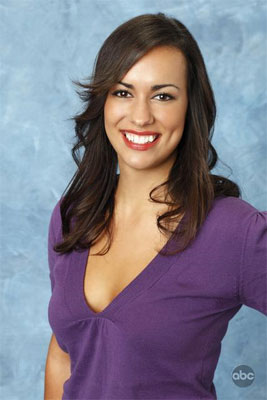
#> input picture bachelorette_pics/bachelorette0.jpg, 267 x 400 px; its folder holds 4 pictures in this run
$ jupyter execute --allow-errors 'Final Project -- Images.ipynb'   (shell and % lines are left out)   (Python 2 division)   (older library calls are emulated)
#> lines starting #> are read from the running program, lines starting #| are printed output that depends on the picture
#*The Bachelor*: Image Processing and Analytics
Cusworth, Heal, Leinicke, Rodriguez.

We obtain (scrape) photos of most contestants from Seasons 13-19 of *The Bachelor*. We register (align) the grayscale images, crop them to a small region containing only the face and face-framing hair, then perform PCA on those cropped images. We then examine the contestants' varying levels of success as represented by the projection of the images onto the first two principal components. We see that in this PC-1&2 space, the 'winners' and 'runners up' classes can be separated by a linear classifier.

Due to the high dimensionality of this data set, we would give this notebook about **2 hours** to run.

#1. Scrape Data

[cell 1]
import numpy as np
import scipy as sp
import matplotlib as mpl
import matplotlib.cm as cm
import matplotlib.pyplot as plt
import pandas as pd
import time
pd.set_option('display.width', 500)
pd.set_option('display.max_columns', 100)
pd.set_option('display.notebook_repr_html', True)
import seaborn as sns
sns.set_style("whitegrid")
sns.set_context("poster")

from pyquery import PyQuery as pq
from bs4 import BeautifulSoup
import requests

This 'sirlinksalot' seemed like a really promising place to find photos. It pointed us in the direction of other good sites too!

[cell 2]
linkVec = []
#> (the rest of this cell did not finish here and is left out)

[cell 3]
print len(linkVec)

[cell 4]
#sort our vector to group similar website roots
linkVec = sorted(linkVec[0:20])

[cell 5]
archivedLinkVec = []
count = 0;
length = len(linkVec)
for thisLink in linkVec:
    allLinkPage=requests.get("https://web.archive.org/web/*/" + thisLink)
    soup = BeautifulSoup(allLinkPage.text, "html.parser")
    if soup.find_all("div", attrs={"class": "date captures"}):
        row = soup.find_all("div", attrs={"class": "date captures"})[0]
        row = row.find("a").get("href")
        archivedLinkVec.append(str("https://web.archive.org" + row))
    count = count+1
    #print count, " out of ", length, " done"

[cell 6]
#we can assume that each article from the Examiner website will have similar HTML formatting.
#So let us also note the root page.
rootPage = []
for link in archivedLinkVec:
    first = 50#link.find("www")
    last = link.find(".com")+4
    rootPage.append(link[first:last])

[cell 7]
#collect into a data frame
linkDF = pd.DataFrame()
linkDF['archived_link']=archivedLinkVec
linkDF['root_page']= rootPage

[cell 8]
myGroups = linkDF.groupby('root_page')

[cell 9]
count=0
for group in linkDF.root_page.unique():
    if group:
        count = count+1
#> `img0 = Image.open("bachelorette_pics/bachelorette%d.jpg" % count).conv..`:
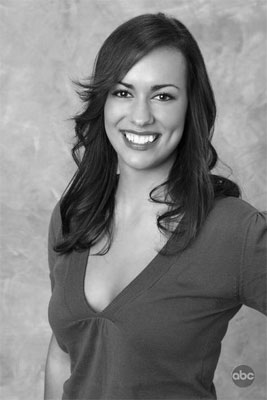
#> img0: PIL image 267x400 LA; mean R, G, B, A 125.6, 125.6, 125.6, 255
#> `img1 = np.array(img0.getdata())`: img1 = 106800 pairs, first value 0 to 254, second value 255 to 255
#> `img2 = (img1[:,1]-img1[:,0]).reshape(img0.size[1], img0.size[0])`:
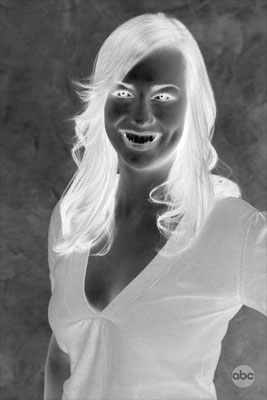
#> img2: shape (400, 267) int64; min 1, max 255, mean 129.4
#> pass 2 of the loop `for count in viableIndices:`:
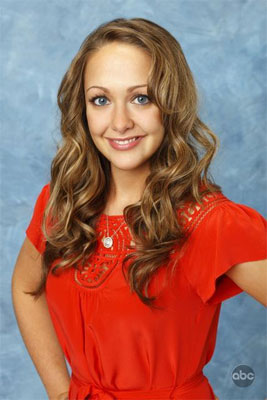
#> input picture bachelorette_pics/bachelorette1.jpg, 267 x 400 px
#> `img0 = Image.open("bachelorette_pics/bachelorette%d.jpg" % count).conv..`:
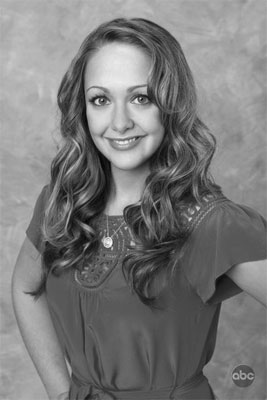
#> img0: PIL image 267x400 LA; mean R, G, B, A 121.9, 121.9, 121.9, 255
#> img1 = 106800 pairs, first value 3 to 253, second value 255 to 255
#> `img2 = (img1[:,1]-img1[:,0]).reshape(img0.size[1], img0.size[0])`:
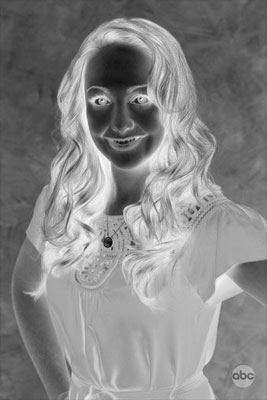
#> img2: shape (400, 267) int64; min 2, max 252, mean 133.1
print linkDF.root_page.unique()
print "There are",count, "unique groups." #this shows that the number of unique websites
                                          #whose formatting we need to learn is pretty limited.

[cell 10]
#SEASON 13 BLUE BACKGROUND
season13Names =[]
season13PicLinks=[]
season13Link = "http://www.buddytv.com/slideshows/meet-the-cast-of-the-bachelor-season-13.aspx"
#> (the rest of this cell did not finish here and is left out)

[cell 11]
#### SEASON 14 BLUE BACKGROUND
season14Link = "http://www.realitytea.com/2009/12/17/meet-the-25-bachelorettes-of-the-bachelor-14-on-the-wings-of-love-photos/"
season14PicLinks = []
season14Names = []
#> (the rest of this cell did not finish here and is left out)

[cell 12]
#SEASON 15 BLUE BACKGROUND
season15Link = "http://www.realitytea.com/2010/12/21/photos-meet-the-25-bachelorettes-of-brad-womacks-the-bachelor-15/"
season15PicLinks = []
season15Names=[]
#> (the rest of this cell did not finish here and is left out)

[cell 13]
#SEASON 16 BLUE BACKGROUND
season16Link = "http://www.realitytea.com/2011/12/12/photos-%E2%80%93-meet-the-25-bachelorettes-of-ben-flajnik%E2%80%99s-the-bachelor-season-16/"
season16PicLinks = []
season16Names = []
#> (the rest of this cell did not finish here and is left out)

[cell 14]
#SEASON 17 BLUE BACKGROUND
season17Link = "http://www.realitytea.com/2012/09/28/photos-meet-the-26-bachelorettes-of-sean-lowes-the-bachelor-season-17/"
season17PicLinks = []
season17Names = []
#> (the rest of this cell did not finish here and is left out)

[cell 15]
#SEASON 18 BLUE BACKGROUND
season18Links=["http://www.usmagazine.com/entertainment/pictures/the-bachelor-season-18-meet-juan-pablos-bachelorettes-2013412/343%d" % k for k in range(71,98)]
season18PicLinks = []
season18Names = []
#> (the rest of this cell did not finish here and is left out)

[cell 16]
#SEASON 19 BLUE BACKGROUND
season19Links = "http://www.accesshollywood.com/galleries/meet-bachelor-chris-soules-30-farm-girls-in-training-4692"
season19PicLinks = []
season19Names =[]
#> (the rest of this cell did not finish here and is left out)

[cell 17]
#AGGREGATE PICS AND NAMES
allPicLinks = np.concatenate([season13PicLinks,season14PicLinks,season15PicLinks,season16PicLinks,season17PicLinks,season18PicLinks,season19PicLinks])
allNames = np.concatenate([season13Names,season14Names,season15Names,season16Names,season17Names,season18Names,season19Names])

len(allPicLinks),len(allNames)
#might also be helpful: http://www.buddytv.com/tvshow/page/the-bachelor-cast-1.aspx

#2. Save links to local machine & Turn into NumPy Arrays

[cell 18]
import PIL
from PIL import Image

Uncomment this block if running for the first time.

[cell 19]
# [9 lines of commented-out code are left out]

Read from the saved file on your local machine.

[cell 20]
picsAsMatrices = []
badImages = [5,11,20,25,105]
old_allNames = allNames
print len(old_allNames)
allNames = []
viableIndices = np.concatenate([range(0,5),range(6,11),range(12,20),range(21,25),range(26,105),range(106,187)])
#> (the rest of this cell did not finish here and is left out)

[cell 21]
picsAsBinaryMatrices = []
#turn pics into B&W, then into (binary) numpy arrays
#> (the rest of this cell did not finish here and is left out)

Test code

[cell 22]
# [11 lines of commented-out code are left out]

Test code. I tried to use PIL but couldn't get eigenvalues, eigenvectors, etc. with it.

So, I made my own registration package (see next section).

[cell 23]
# [18 lines of commented-out code are left out]

#3. Registration

[cell 24]
#REGISTRATION, using cross-correlation.
from scipy import signal
from scipy import misc

Test code

[cell 25]
# [22 lines of commented-out code are left out]

[cell 26]
refnum = 6
#> refnum = 6
testnum = 17
framesize = 150

[cell 27]
#mirror image borders
def mirror_image(im):
    im2 = np.concatenate((im[:,::-1],im),axis=1)
    im2 = np.concatenate((im2,im[:,::-1]),axis=1)
    mirrim = np.concatenate((im2,im2[::-1,:]),axis=0)
    mirrim = np.concatenate((im2[::-1,:],mirrim),axis=0)
    return mirrim

[cell 28]
#find index of max cross-correlation
#from http://stackoverflow.com/questions/21989513/finding-index-of-maximum-value-in-array-with-numpy
def nanargmax(a):
    idx = np.argmax(a, axis=None)
    multi_idx = np.unravel_index(idx, a.shape)
    if np.isnan(a[multi_idx]):
        nan_count = np.sum(np.isnan(a))
        # In numpy < 1.8 use idx = np.argsort(a, axis=None)[-nan_count-1]
        idx = np.argpartition(a, -nan_count-1, axis=None)[-nan_count-1]
        multi_idx = np.unravel_index(idx, a.shape)
    return multi_idx

[cell 29]
def crop_pic(im,optpx): #image to align, optimal translation coordinates w.r.t. to some defined reference image

    fsz=0#110 #107 worked with ref 6 and num 4
    #standard image size: (400, 267)
    px = optpx[1]-fsz
    py = optpx[0]-fsz
    x_std = im.shape[1]
    y_std = im.shape[0]
    print x_std+px,x_std*2+px
    print y_std+py,y_std*2+py
    aligned = mirror_image(im)[(y_std-py):(y_std*2-py),(x_std-px):(x_std*2-px)] #y, then x. it's weird I know but yes.
    #crops image to original size about that good part. uses image mirroring.

    return aligned

Analysis goal: find eigenvalues & eigenvectors and then do PCA or something.

[cell 30]
def crop_to_min_size(im,minsz=(400,267)):

    oldszx,oldszy = im.shape
    newszx,newszy = minsz

    newx0,newy0 = 0,0
    newxf,newyf = minsz
    if oldszx > newszx:
        newx0 = 0
        newxf = newx0 + newszx
    if oldszy > newszy:
        newy0 = (oldszy-newszy)/2
        newyf = newy0 + newszy
    cropped = im[newx0:newxf,newy0:newyf]

    return cropped

[cell 31]
def crop_pic(im,optpx,fc): #image to align, optimal translation coordinates w.r.t. to some defined reference image

    px = optpx[1]-fc[1]
    py = optpx[0]-fc[0]
    x_std = im.shape[1]
    y_std = im.shape[0]
    aligned = mirror_image(im)[(y_std-py):(y_std*2-py),(x_std+px):(x_std*2+px)] #y, then x. it's weird I know but yes.
    #crops image to original size about that good part. uses image mirroring.

    return aligned

[cell 32]
def align_to_ref(imn,refn,fsz): #image number, ref number.

    myim = crop_to_min_size(picsAsBinaryMatrices[imn]) #make smallest size so can add all
    refim = picsAsBinaryMatrices[refn]

    fs = framesize; #frame size
    fc = fs/2,np.rint((myim.shape[1])/2) #frame center
    select_face = (fc[0]-fs/2),(fc[0]+fs/2),(fc[1]-fs/2),(fc[1]+fs/2)
    subset= myim[select_face[0]:select_face[1],select_face[2]:select_face[3]]
    xcorr = sp.signal.correlate2d(refim,subset, mode='same', boundary='symm') #takes time
    minx,miny = xcorr.shape

    optpix = nanargmax(xcorr[0:miny/2][0:minx/2]) #best way to translate the picture for alignment
    aligned_image = crop_pic(myim,optpix,fc)

    return aligned_image

##All the single ladies (All the single ladies)

Test code.

You can see, by running this block, that we're actually doing something with the cross-correlation; not all of the work was done heuristically in `align_to_ref`. Nice.

[cell 33]
# [11 lines of commented-out code are left out]

#5. Align and save images to local machine

This took my computer about 29 minutes.

[cell 34]
framesize = 200

import time
start = time.time()

alignedSet = []
#> (the rest of this cell did not finish here and is left out)

Retrieve from local machine.

[cell 35]
import sys
sys.path.append('Users/Heal/Documents/15FClasses/Data\Science/MR-DC-KH-Final-Project/aligned_pics')
tomat = np.zeros((400,267),dtype=int)

alignedSet = []
#> (the rest of this cell did not finish here and is left out)

Remove that one, too-small group shot.

[cell 36]
alignedSetNew = alignedSet

#find the groupshot
for thisPic,count in zip(alignedSetNew,range(0,len(alignedSetNew))):
    if thisPic.shape[0]<400:
        #delete that groupshot
        alignedSetNew = np.delete(alignedSetNew,count)
        viableIndices = np.delete(viableIndices,count)
        allNames = np.delete(allNames,count)
#> after the loop, alignedSetNew = []; allNames = []

It turns out that the images are too high-res and large. There are too many pixels, and thus the dimension (400x267) is too high given the number of samples (182) that we have. Fortunately, we have registered the images, so we know where we can safely crop the photos. Let's try x=[25:250], y=[50:250]

[cell 37]
from scipy.signal import decimate

smallSet = []
downsampled = []
for a in alignedSetNew:
    newSmall = a[75:200,75:200]
    smallSet.append(newSmall)
    downsampled.append(decimate(newSmall,10))
#> after the loop, downsampled = []; smallSet = []
#> (the rest of this cell did not finish here and is left out)
